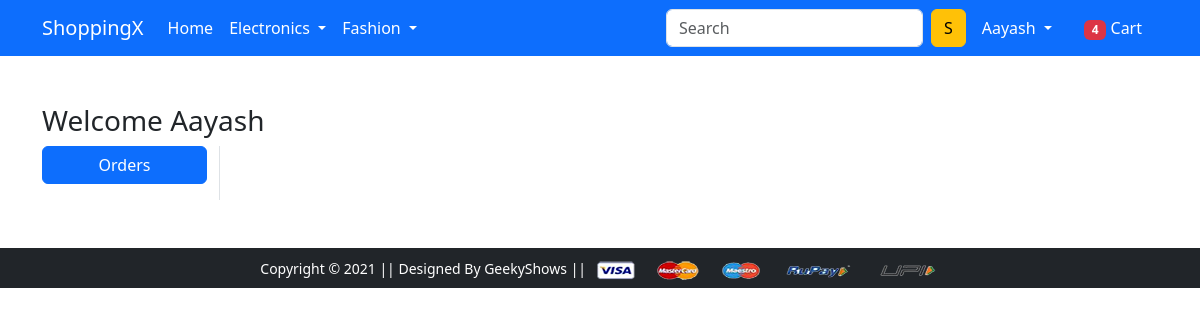
The page /orders/ (signed in) on the database as committed earlier.
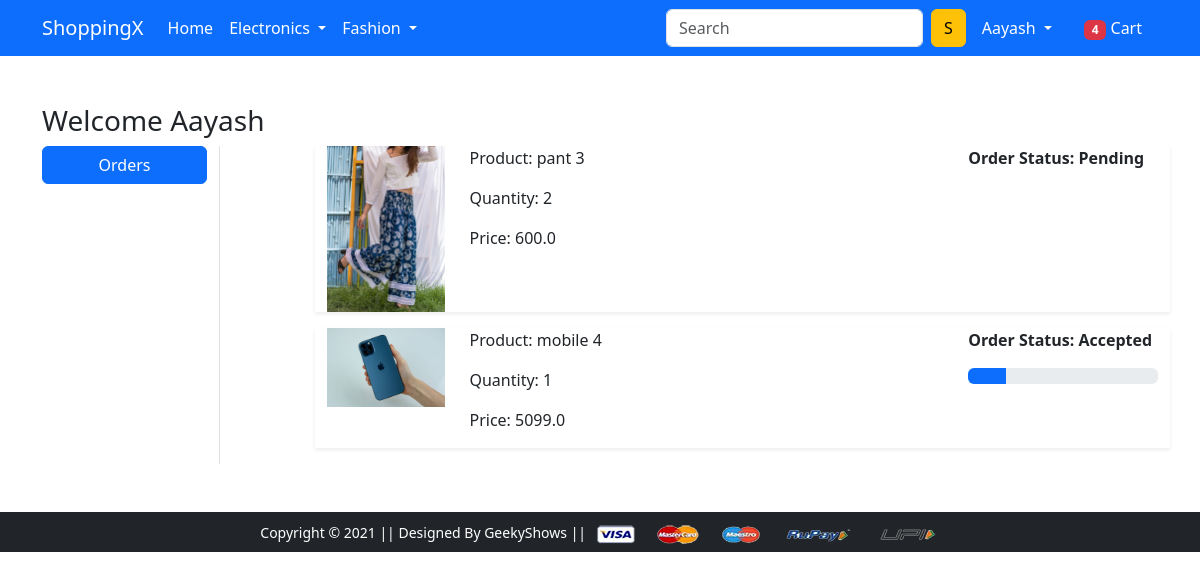
The same page on the database as committed later.
### app/models.py (models this page shows, shortened)
class OrderPlaced(models.Model):
    user = models.ForeignKey(User, on_delete=models.CASCADE)
    customer = models.ForeignKey(Customer, on_delete=models.CASCADE)
    product = models.ForeignKey(Product, on_delete=models.CASCADE)
    quantity = models.PositiveBigIntegerField(default=1)
    ordered_date = models.DateTimeField(auto_now_add=True)
    status = models.CharField(max_length=50, choices=STATUS_CHOICES, default='Pending')
    @property
    def total_cost(self):
        return self.quantity * self.product.discounted_price

class Product(models.Model):
    title = models.CharField(max_length=100)
    selling_price = models.FloatField()
    discounted_price = models.FloatField()
    description = models.TextField()
    brand = models.CharField(max_length=100)
    category = models.CharField(choices=CATEGORY_CHOICES, max_length=2)
    product_image = models.ImageField(upload_to='productimg')

### app/views.py (the view)
# urls.py: path('orders/', views.orders, name='orders'),
def orders(request):
 op = OrderPlaced.objects.filter(user=request.user)
 return render(request, 'app/orders.html', {'order_placed':op})

### app/templates/app/orders.html (shortened to what this page needs)
{% extends 'app/base.html' %}
{% load static %}
{% block main-content %}
<div class="container my-5">
 <div class="row">
 <h3>Welcome {{request.user.username|capfirst}}</h3>
  <div class="col-sm-2 border-end">
   <ul class="list-unstyled">
    <li class="d-grid"><a href="{% url 'orders' %}" class="btn btn-primary">Orders</a></li>
   </ul>
  </div>
  <div class="col-sm-9 offset-sm-1">
    {% for op in order_placed %}
   <div class="row shadow-sm mb-3">
    <div class="col-sm-2">
        <img src="{{op.product.product_image.url}}" alt="" srcset="" class="img-fluid" height="150" width="150">
    </div>
    <div class="col-sm-7">
        <p>Product: {{op.product.title}}</p>
        <p>Quantity: {{op.quantity}}</p>
        <p>Price: {{op.total_cost}}</p>
    </div>
    <div class="col-sm-3 fw-bold">
        <p >Order Status: {{op.status}}</p>
        {% if op.status == 'Accepted' %}
        <div class="progress">
            <div class="progress-bar" role="progressbar" style="width: 20%;" aria-valuenow="20" aria-valuemin="0" aria-valuemax="100"></div>
        </div>
        {% endif %}
    </div>
   </div>
   {% endfor %}
  </div>
 </div>
</div>
{% endblock main-content %}

### app/templates/app/base.html (shortened to what this page needs)
<!doctype html>
{% load static %}
<html lang="en">
  <head>
    <link rel="stylesheet" href="{% static 'app/css/bootstrap.min.css' %}">
    <link rel="stylesheet" href="{% static 'app/css/owl.carousel.min.css' %}">
    <link rel="stylesheet" href="{% static 'app/css/all.min.css' %}">
    <link rel="stylesheet" href="{% static 'app/css/style.css' %}">
  </head>
  <body>
    <nav class="navbar navbar-expand-lg navbar-dark bg-primary">
     <div class="container">
       <a class="navbar-brand" href="/">ShoppingX</a>
       <div class="collapse navbar-collapse" id="navbarSupportedContent">
         <ul class="navbar-nav me-auto mb-2 mb-lg-0">
           <li class="nav-item">
             <a class="nav-link active" aria-current="page" href="/">Home</a>
           </li>
           <li class="nav-item dropdown">
             <a class="nav-link dropdown-toggle text-white" href="#" id="electronicsDropdown" role="button" data-bs-toggle="dropdown" aria-expanded="false">
               Electronics
             </a>
           </li>
           <li class="nav-item dropdown">
             <a class="nav-link dropdown-toggle text-white" href="#" id="fashionDropdown" role="button" data-bs-toggle="dropdown" aria-expanded="false">
               Fashion
             </a>
           </li>
         </ul>
         <form class="d-flex">
           <input class="form-control me-2" type="search" placeholder="Search" aria-label="Search">
           <button class="btn btn-warning" type="submit">S</button>
         </form>
         <div>
          <ul class="navbar-nav me-auto mb-2 mb-lg-0">
            {% if request.user.is_authenticated %}
           <li class="nav-item dropdown mx-2">
              <a class="nav-link dropdown-toggle text-white" href="#" id="profileDropdown" role="button" data-bs-toggle="dropdown" aria-expanded="false">
                {{request.user.username|capfirst}}
              </a>
            </li>
            <li class="nav-item mx-2">
             <a href="{% url 'showcart' %}" class="nav-link text-white"><span class="badge bg-danger">4</span> Cart </a>
            </li>
            {% endif %}
          </ul>
         </div>
       </div>
     </div>
    </nav>
    {% block main-content %} {% endblock main-content %}
    <footer class="container-fluid bg-dark text-center p-2 mt-5">
        <small class="text-white">Copyright &copy; 2021 || Designed By GeekyShows || </small>
        <img src="{% static 'app/images/payment.png' %}" alt="" srcset="" class="img-fluid" height="2px">
    </footer>
  </body>
</html>

Rows that differ between the two databases and show on the page:
added OrderPlaced: product.product_image (picture), product "pant 3", quantity "2", total_cost "600.0", status "Pending"
added OrderPlaced: product.product_image (picture), product "mobile 4", quantity "1", total_cost "5099.0", status "Accepted"
